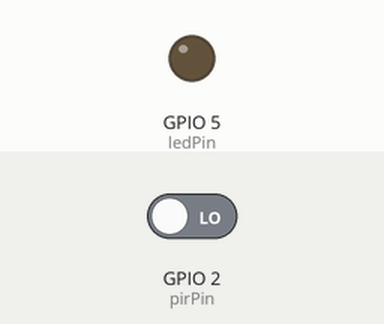
Bench run of a sketch on a simulated ESP32. Parts: output pins drawn as LEDs (lit = HIGH). The test bench sets the inputs (shaded band); at power-on: GPIO 2 (pirPin) LOW.

Above: at 1.2 s.
1.3 s: GPIO 2 (pirPin) driven HIGH
At 1.6 s:
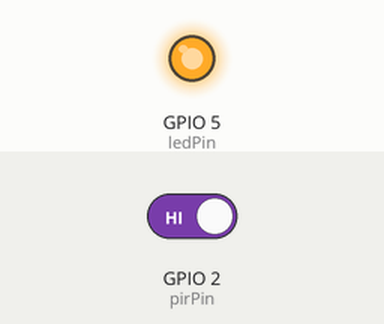
4.3 s: GPIO 2 (pirPin) driven LOW
At 5.0 s:
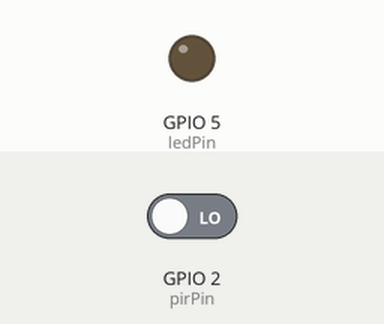
Timing chart, 0 to 7.3 s (numbered marks = the images above; inputs shaded):
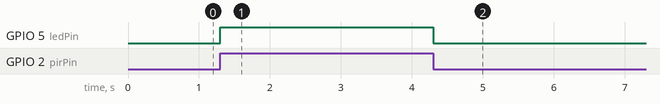

The sketch:

Modulo_PIR.ino
```cpp
// Define los pines para el sensor PIR y el LED
const int pirPin = 2;
const int ledPin = 5;

void setup() {
  // Inicializa el sensor PIR como entrada
  pinMode(pirPin, INPUT);

  // Inicializa el LED como salida
  pinMode(ledPin, OUTPUT);


}

void loop() {
  // Lee el valor del sensor PIR
  int pirValue = digitalRead(pirPin);

  // Si se detecta movimiento, enciende el LED
  if (pirValue == HIGH) {
    digitalWrite(ledPin, HIGH);
    delay(1000); // Mantiene el LED encendido durante 1 segundo
    digitalWrite(ledPin, LOW);
  } else {
    digitalWrite(ledPin, LOW); // Apaga el LED si no se detecta movimiento
  }
}
```

Measured:
- after the input at 1.3 s, GPIO 5 (ledPin): LOW → HIGH at once
- after the input at 4.3 s, GPIO 5 (ledPin): HIGH → LOW at once
